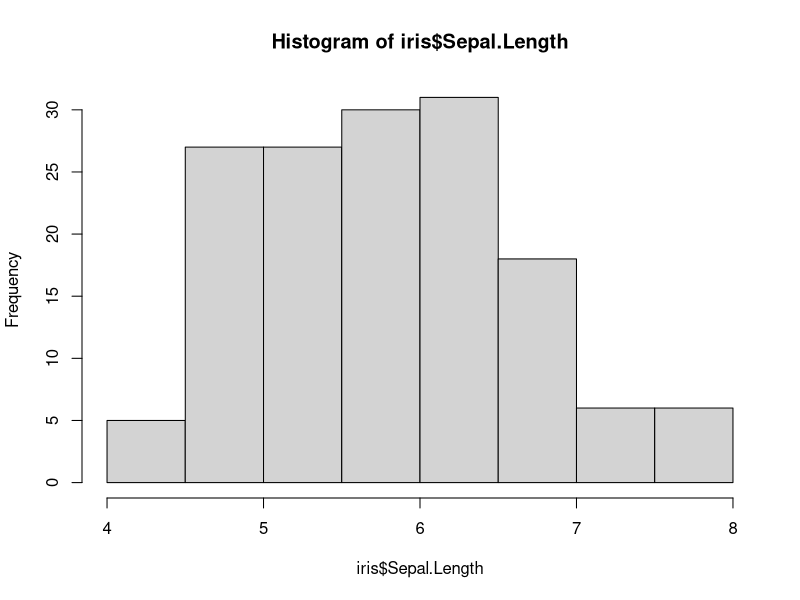
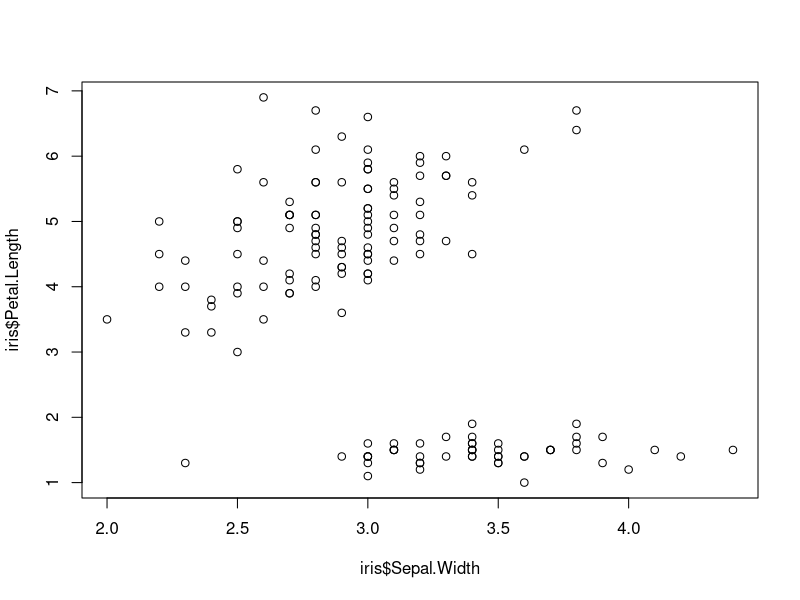

The R script that drew these images, in order:
## ---- chunk 1
knitr::opts_chunk$set(echo = TRUE)
## ---- chunk 2
str(iris)
summary(iris)
## ---- chunk 3
median(iris$Petal.Width)
## ---- chunk 4
hist(iris$Sepal.Length)
## ---- chunk 5
plot(iris$Sepal.Width,iris$Petal.Length)
